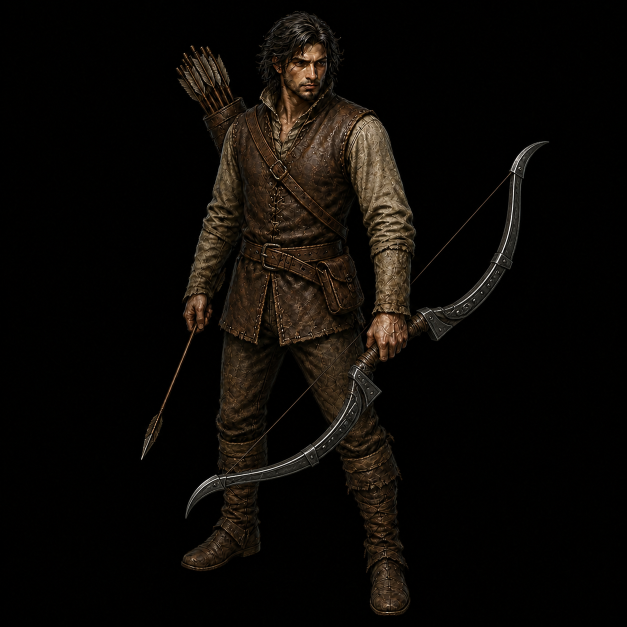
#> input picture tools/bow-src/male_bow_2.png, 1254 x 1254 px, given in place of male_3.png, which was not available (shown at 1/2 size)
$ python build-mage-helm-parts.py
#> lines starting #> are read from the running program, lines starting #| are printed output that depends on the picture
#!/usr/bin/env python3
"""마법사 전용 모자·투구 10종 파츠와 머리 없는 본체 시트를 승인 시안에서 만든다([작업 204]).

입력(워크스페이스 `downloads/`):
    mage_preview/{male,female}_3.png          마법사 기본(스타터 로브) 서기 전신 — 게임 시트의 원본
    mage_helm_v2/{male,female}_helm_{0..9}.png 승인된 마법사 모자·투구 10종 시안(기본 그림을 `images --edit`)

기준(레포):
    public/assets/pilot-25d/mage_{gender}_idle_v1.png        게임 서기 셀(파츠 좌표계의 기준)
    public/assets/pilot-25d/mage_{gender}_{walk,attack}_v1.png  걷기·공격 4프레임 시트
    public/assets/pilot-25d/mage_nostaff/mage_{gender}_{motion}_v1.png  기본 지팡이를 지운 시트

출력(`public/assets/pilot-25d/`):
    mage_helms/{male,female}_{0..9}_v1.png   모자·투구 파츠 20장 (362×406 — 셀 위 44행 여유)
    mage_headless/mage_{male,female}_{idle,walk,attack}_v1.png          머리 없는 본체 6장
    mage_headless/nostaff/mage_{male,female}_{idle,walk,attack}_v1.png  지팡이 지운 머리 없는 본체 6장

원리
----
① 시안 원본과 기본 원본은 **같은 캔버스(1254²)**라서, 기본 원본을 게임 셀로 옮기는 변환
   (`scripts/build-mage-sheets.py`의 서기 규칙: 본체 337px·발끝 y=353·가로 중심 x=181)을 시안에도
   그대로 쓴다. 그래서 파츠와 본체의 셀 좌표계가 정확히 같다.
② 파츠에는 투구·모자뿐 아니라 **얼굴·머리카락**과 목덜미까지 들어 있다. 본체는 같은 자리에서 그
   영역을 지운 `mage_headless/` 판으로 갈아 끼우고 파츠가 그 구멍을 그대로 덮는다 — 파츠와 구멍이
   같은 마스크라 이음매가 남지 않고, 여성의 긴 머리·앞머리도 파츠와 한 덩어리라 비치지 않는다.
③ 지우는 영역(`core`)은 **10장 시안 모두가 불투명한 상체 상자**의 교집합이다. 어느 시안에서든
   내용이 있는 곳만 지우므로, 어떤 투구를 써도 구멍이 뚫리지 않는다(궁수 투구의 손그림 다각형을
   시안에서 자동으로 잡는 방식). 지팡이 통로는 뺀다 — 지팡이는 지팡이 파츠(작업 201)가 그린다.
④ 고깔모·후광·날개·뿔은 상자 밖(위·옆)으로 뻗는다. 그 부분은 지우지 않고 **파츠로만 덧그린다**
   (`extras`). 그래서 파츠 PNG는 셀 위로 44행 더 큰 362×406이고, 그리기 좌표는
   `MAGE_HELM_EXTRA_TOP` 만큼 위로 올린다.
⑤ 파츠와 머리 구멍은 **목선(`NECK_Y` = 셀 y 104)에서 끝난다**(작업 247). 그 아래 가슴·허리·
   양팔·왼손의 불꽃은 파츠에 넣지 않는다 — 넣으면 파츠가 입고 있는 로브를 덮어 상체 옷이 바뀌어
   보이고, 유니크·전설 발광이 투구 대신 상반신 전체를 물들인다(작업 204의 증상).
⑤ 걷기·공격 프레임은 머리 위치·크기가 서기와 달라서, 서기 얼굴을 템플릿으로 각 프레임에서
   (배율·이동)을 찾아 그 변환을 파츠와 구멍에 똑같이 적용한다(값은 `src/game/render/mageHelmets.ts` 표).

실행: python3 scripts/build-mage-helm-parts.py            (에셋 생성 + 표 출력)
      python3 scripts/build-mage-helm-parts.py --preview  (에셋 없이 검수 이미지만)
"""
from __future__ import annotations

import argparse
import json
import os
import sys
from pathlib import Path

import numpy as np
from PIL import Image

try:
    import cv2
except ImportError:  # pragma: no cover
    sys.exit('opencv-python(cv2)가 필요합니다: pip install opencv-python-headless')

ROOT = Path(__file__).resolve().parent.parent
SOURCE = Path('/workspace/downloads/mage_preview')
HELMETS = Path('/workspace/downloads/mage_helm_v2')
PILOT = ROOT / 'public/assets/pilot-25d'
DOWNLOAD_OUT = Path('/workspace/downloads')

CELL = 362
IDLE_HEIGHT = 337.0        # `build-mage-sheets.py` 서기 본체 높이
IDLE_FOOT = 353.0
IDLE_CENTER = 181.0
# `build-mage-sheets.py`의 `IDLE_BODY_PX`(승인 원본에서 잰 정수리~발끝) — 시트와 같은 배율을 쓴다.
IDLE_BODY_PX = {'male': 1129.0, 'female': 1053.0}

# 셀 위 여유 행 — 여성 최고 장식(9번 왕관 후광)이 셀 위로 36px 솟는다.
EXTRA_TOP = 44
PART_HEIGHT = CELL + EXTRA_TOP

ALPHA_LOW, ALPHA_HIGH = 5, 26
OPAQUE = 200               # 시안에서 '확실히 불투명'으로 볼 알파
CORE_ERODE = 2             # 지우는 영역은 파츠가 덮는 영역보다 2px 안쪽까지만 지운다

# 지우는 상자(셀 좌표) — 머리·목 아래(목덜미)까지. 이 안에서 **본체 실루엣이 있는 곳**을 지운다.
# 본체에 있던 픽셀만 지우면 파츠가 그 자리를 그대로 덮고(같은 원본), 투구가 머리카락을 없앤 시안은
# 파츠도 비어 있어 배경이 비친다 — 어느 쪽이든 자연스럽다.
# 목선(셀 좌표) — **파츠와 머리 구멍이 함께 끝나는 높이**다. 이 아래(가슴·허리·양팔, 특히 왼손의
# 불꽃)는 파츠에 넣지 않는다(작업 247). 파츠가 거기까지 들어 있으면 로브 위를 덮어 상체 옷이
# 바뀌어 보이고, 등급색 발광도 투구가 아니라 상반신 전체를 물들인다.
NECK_Y = 104
ERASE_BOX = {'male': (128, 242, -EXTRA_TOP, NECK_Y), 'female': (124, 256, -EXTRA_TOP, NECK_Y)}
# 덧그리는 상자 — 고깔모 챙·날개·후광·후드·어깨 망토까지. 아래 경계가 파츠의 마지막 줄(목선)이다.
# 오른쪽은 어깨·후광이 잘리지 않게 넓게 잡는다(지팡이만 통로로 뺀다).
# [작업 247] 예전에는 y=196/176(허리)까지라 상체 로브·팔·불꽃이 파츠에 통째로 딸려 들어왔다.
EXTRA_BOX = {'male': (80, 300, -EXTRA_TOP, NECK_Y), 'female': (76, 312, -EXTRA_TOP, NECK_Y)}

# 지팡이 통로(서기 자세 그립 기준, `staffs.ts` STAFF_POSES idle0 과 같은 값) — 파츠에서 뺀다.
STAFF_LINE = {'male': ((85, 58), (150, 330)), 'female': ((84, 0), (168, 351))}
STAFF_HALF = 26


def log(*args):
    print(*args, flush=True)


def keyed(path: Path) -> np.ndarray:
    rgb = np.asarray(Image.open(path).convert('RGB')).astype(np.float32)
    lum = rgb.max(axis=2)
    alpha = np.clip((lum - ALPHA_LOW) / (ALPHA_HIGH - ALPHA_LOW), 0, 1) * 255
    alpha[lum <= ALPHA_LOW] = 0
    return np.dstack([rgb, alpha]).astype(np.uint8)


def idle_transform(image: np.ndarray, gender: str) -> dict[str, float]:
    """승인 원본 → 게임 서기 셀 변환. `build-mage-sheets.py` 의 서기 규칙과 같은 값이다."""
    alpha = image[:, :, 3]
    rows, columns = np.nonzero(alpha > 8)
    top, bottom = int(rows.min()), int(rows.max())
    left, right = int(columns.min()), int(columns.max())
    scale = IDLE_HEIGHT / IDLE_BODY_PX[gender]
    width, height = right - left + 1, bottom - top + 1
    return {
        'scale': scale,
        'left': left, 'top': top, 'width': width, 'height': height,
        # 그림 전체를 놓는 자리(원본 좌상단이 가는 셀 좌표)
        'x': IDLE_CENTER - width * scale / 2 - left * scale,
        'y': IDLE_FOOT - height * scale - top * scale,
    }


def to_part(image: np.ndarray, p: dict[str, float]) -> np.ndarray:
    """원본을 파츠 셀(362×406, 위 44행 여유)로 옮긴다."""
    scale = p['scale']
    drawn = Image.fromarray(image, 'RGBA').resize(
        (max(1, round(image.shape[1] * scale)), max(1, round(image.shape[0] * scale))), Image.LANCZOS)
    sheet = Image.new('RGBA', (CELL, PART_HEIGHT), (0, 0, 0, 0))
    sheet.alpha_composite(drawn, (round(p['x']), round(p['y'] + EXTRA_TOP)))
    return np.array(sheet)


# [60 lines left out: functions staff_corridor, box_mask, fill_holes, build_masks, save_png, not called in this run]


def split_cells(sheet: np.ndarray) -> list[np.ndarray]:
    return [sheet[:, index * CELL:(index + 1) * CELL] for index in range(sheet.shape[1] // CELL)]


# [41 lines left out: functions frame_transform, shift_mask, erase, cut_part, not called in this run]


def build(gender: str, write: bool) -> dict:
    base = keyed(SOURCE / f'{gender}_3.png')
    p = idle_transform(base, gender)
    previews = [to_part(keyed(HELMETS / f'{gender}_helm_{index}.png'), p) for index in range(10)]
    idle_cell = np.array(Image.open(PILOT / f'mage_{gender}_idle_v1.png').convert('RGBA'))
    part_mask, core_cell = build_masks(gender, idle_cell)

    report = {'gender': gender, 'scale': round(p['scale'], 5), 'frames': {}}
    headless = {'body': {}, 'nostaff': {}}

    # 서기: 지우는 영역을 그대로 적용한다.
    for key, path in (('body', f'mage_{gender}_idle_v1.png'),
                      ('nostaff', f'mage_nostaff/mage_{gender}_idle_v1.png')):
        cell = np.array(Image.open(PILOT / path).convert('RGBA'))
        headless[key]['idle'] = erase(cell, core_cell)
        if write:
            save_png(headless[key]['idle'], PILOT / 'mage_headless' / ('' if key == 'body' else 'nostaff')
                     / f'mage_{gender}_idle_v1.png')

    # 걷기·공격: 프레임마다 얼굴을 찾아 같은 변환으로 지운다.
    for motion in ('walk', 'attack'):
        frames_place = []
        for key, path in (('body', f'mage_{gender}_{motion}_v1.png'),
                          ('nostaff', f'mage_nostaff/mage_{gender}_{motion}_v1.png')):
            sheet = np.array(Image.open(PILOT / path).convert('RGBA'))
            cells = split_cells(sheet)
            out = np.zeros_like(sheet)
            for index, frame in enumerate(cells):
                scale, dx, dy, score = frame_transform(idle_cell, frame, motion)
                if key == 'body':
                    frames_place.append({'frame': index, 'scale': round(scale, 3), 'x': dx, 'y': dy,
                                         'ncc': round(float(score), 3)})
                    log(f'  {gender} {motion} f{index}: 배율 {scale:.3f} 이동 {dx:+d},{dy:+d} (NCC {score:.3f})')
                moved = shift_mask(core_cell, scale, dx, dy)[EXTRA_TOP:, :]
                out[:, index * CELL:(index + 1) * CELL] = erase(frame, moved)
            headless[key][motion] = out
            if write:
                save_png(out, PILOT / 'mage_headless' / ('' if key == 'body' else 'nostaff')
                         / f'mage_{gender}_{motion}_v1.png')
        report['frames'][motion] = frames_place

    # 파츠 20장.
    if write:
        for index, preview in enumerate(previews):
            part = cut_part(preview, part_mask)
            path = PILOT / 'mage_helms' / f'{gender}_{index}_v1.png'
            save_png(part, path)
            report.setdefault('parts', []).append({'index': index, 'kb': path.stat().st_size // 1024})

    if write:
        for key in ('body', 'nostaff'):
            for motion in ('idle', 'walk', 'attack'):
                path = PILOT / 'mage_headless' / ('' if key == 'body' else 'nostaff') / f'mage_{gender}_{motion}_v1.png'
                headless[key][motion] = None
                report.setdefault('headless', []).append({'kind': key, 'motion': motion,
                                                          'kb': path.stat().st_size // 1024})
    return {'report': report, 'idle_cell': idle_cell, 'core': core_cell, 'part_mask': part_mask,
            'previews': previews, 'transform': p}


# [28 lines left out: functions preview_composite, over, not called in this run]


def flat(rgba: np.ndarray, bg=(30, 30, 36)) -> np.ndarray:
    a = rgba[:, :, 3:4].astype(np.float32) / 255
    return np.clip(rgba[:, :, :3] * a + np.array(bg, np.float32) * (1 - a), 0, 255).astype(np.uint8)


# [67 lines left out: functions tile, preview, not called in this run]


def main() -> None:
    parser = argparse.ArgumentParser()
    parser.add_argument('--preview', action='store_true')
    parser.add_argument('--out', default=str(DOWNLOAD_OUT))
    args = parser.parse_args()
    write = not args.preview
    results = {}
    for gender in ('male', 'female'):
        log(f'── {gender} ──')
        results[gender] = build(gender, write)
#> in keyed, `return np.dstack([rgb, alpha]).astype(np.uint8)`:
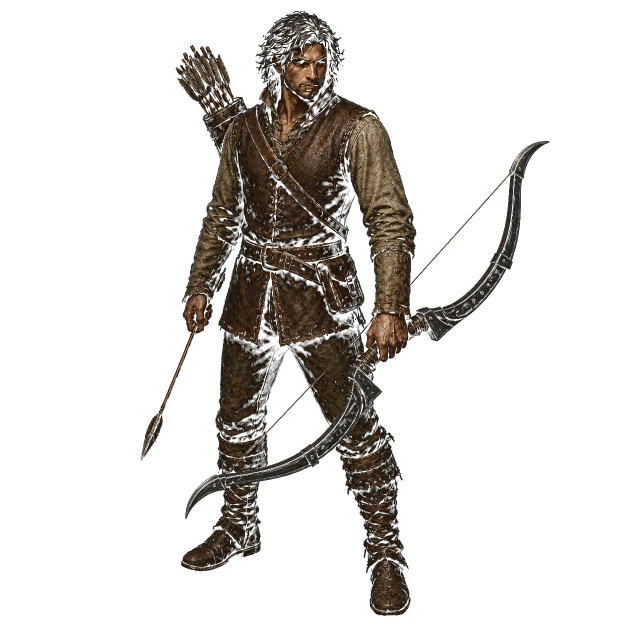
#> returned value: shape (1254, 1254, 4) (shown at 1/2 size); mean of channels 0, 1, 2, 3 12, 9.2, 6.3, 46.9; transparent parts drawn white
#> in idle_transform, `top, bottom = int(rows.min()), int(rows.max())`: top = 21; bottom = 1231
#> in idle_transform, `left, right = int(columns.min()), int(columns.max())`: left = 280; right = 1098
#> in idle_transform, `width, height = right - left + 1, bottom - top + 1`: width = 819; height = 1211
#> in build, `p = idle_transform(base, gender)`: p = {'scale': 0.298, 'left': 280, 'top': 21, 'width': 819, 'height': 1211, 'x': -24.81, 'y': -14.74}
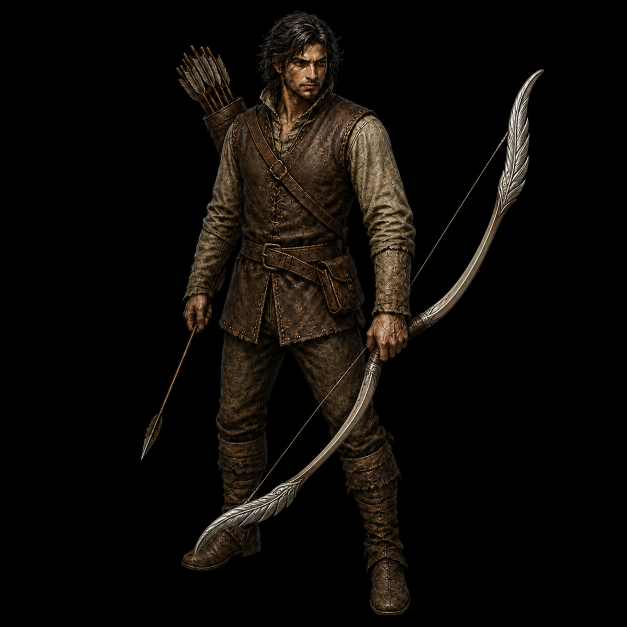
#> input picture tools/bow-src/male_bow_3.png, 1254 x 1254 px, given in place of male_helm_0.png, which was not available (shown at 1/2 size)
#> in keyed (call 2), `lum = rgb.max(axis=2)`:
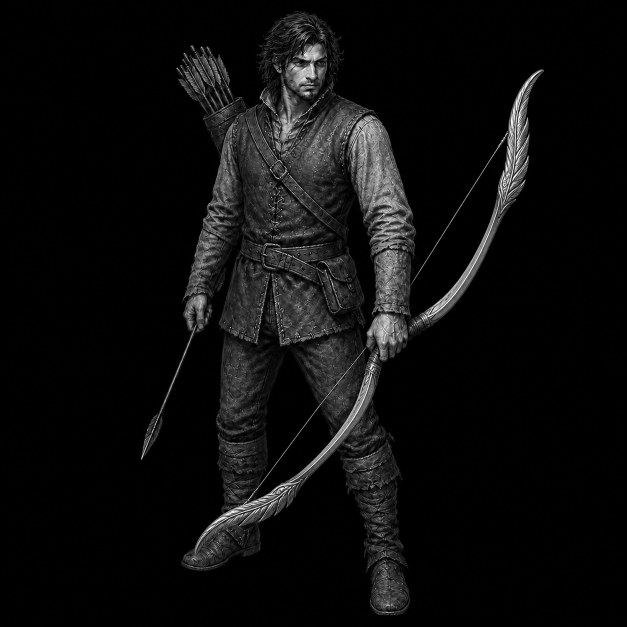
#> lum: shape (1254, 1254) float32 (shown at 1/2 size); min 0, max 255, mean 13.2
#> in keyed (call 2), `alpha = np.clip((lum - ALPHA_LOW) / (ALPHA_HIGH - ALPHA_LOW), 0, 1) * ..`:
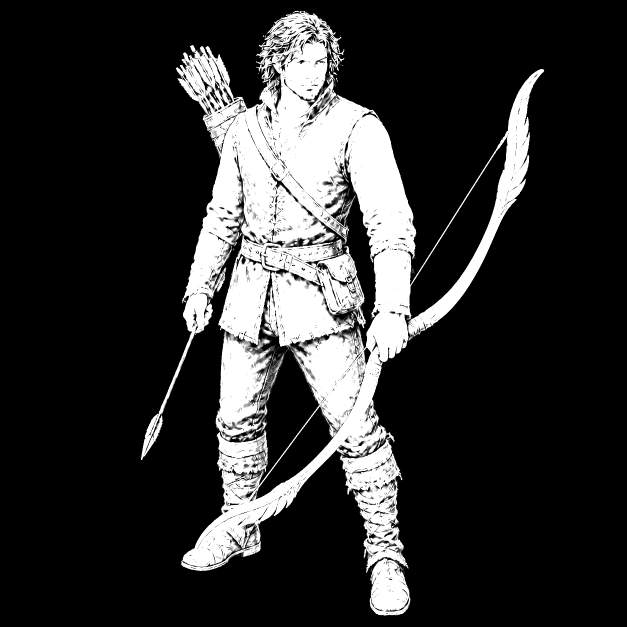
#> alpha: shape (1254, 1254) float32 (shown at 1/2 size); min 0, max 255, mean 48
#> in keyed (call 2), `return np.dstack([rgb, alpha]).astype(np.uint8)`:
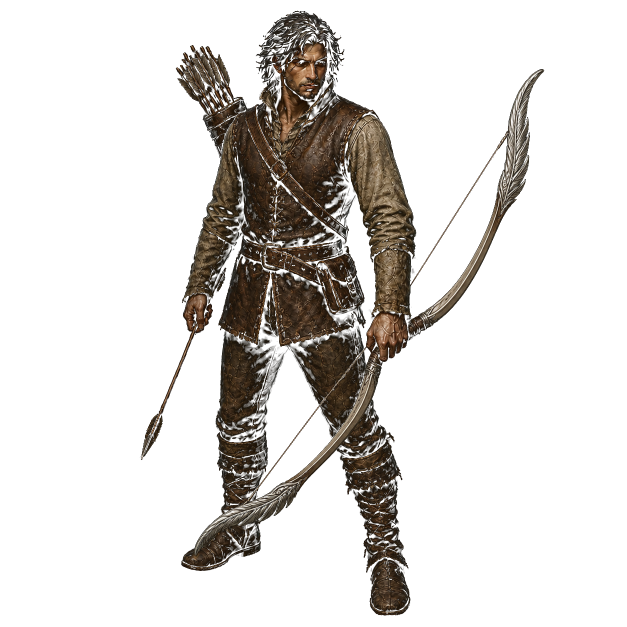
#> returned value: shape (1254, 1254, 4) (shown at 1/2 size); mean of channels 0, 1, 2, 3 13.1, 10.2, 7.2, 48; transparent parts drawn white
#> in to_part, `scale = p['scale']`: scale = 0.298
#> in to_part, `drawn = Image.fromarray(image, 'RGBA').resize( (max(1, round(image.sha..`:
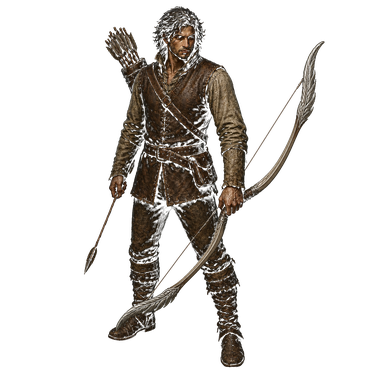
#> drawn: PIL image 374x374 RGBA; mean R, G, B, A 14.9, 11.7, 8.3, 47.9; transparent parts drawn white
#> in to_part, `sheet = Image.new('RGBA', (CELL, PART_HEIGHT), (0, 0, 0, 0))`: sheet: PIL image 362x406 RGBA; every value is 0
#> in to_part, `sheet.alpha_composite(drawn, (round(p['x']), round(p['y'] + EXTRA_TOP)))`:
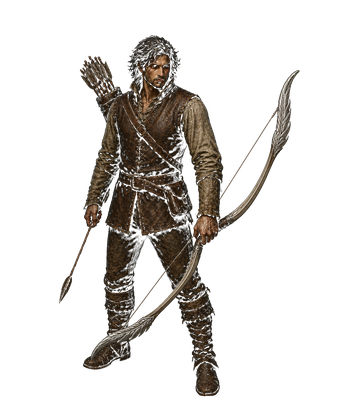
#> sheet: PIL image 362x406 RGBA; mean R, G, B, A 14.2, 11.1, 7.9, 45.6; transparent parts drawn white
        log(json.dumps(results[gender]['report'], ensure_ascii=False))
    preview(results, Path(args.out))
    if write:
        log('\n── src/game/render/mageHelmets.ts 에 넣을 표 ──')
        for gender, result in results.items():
            for motion, frames in result['report']['frames'].items():
                cells = ', '.join(f'{{ x: {f["x"]}, y: {f["y"] - round(EXTRA_TOP * f["scale"])}, scale: {f["scale"]} }}'
                                  for f in frames)
                log(f'  {gender} {motion}: [{cells}]')


if __name__ == '__main__':
#> (the run stopped early here; a loop or call above may not have finished)
